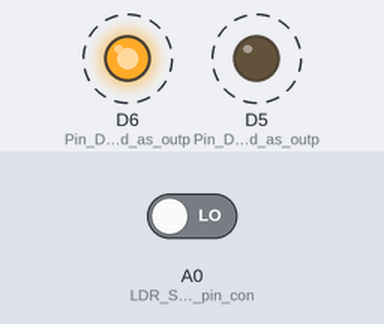
Simulated run of this sketch. Board: ESP8266 (NodeMCU). On the bench: output pins drawn as LEDs (lit = HIGH). Dashed ring = blinking. The test bench sets the inputs (shaded band); at power-on: A0 (LDR_Sensor_output_pin_con) LOW. What the sketch prints to the serial monitor is not drawn.

Above: at 0.5 s.
Timing chart, 0 to 4.6 s (numbered marks = the images above):
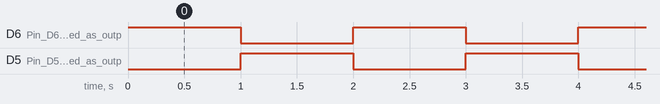

The sketch:

FakeSecurityLights.ino
```cpp
// (licence header left out)
int i = 0;
int light = 0;

void setup() {
  Serial.begin(9600);

  pinMode(D6, OUTPUT); //Pin D6 is defined as output
  pinMode(D5, OUTPUT); //Pin D5 is defined as output
  pinMode(A0,INPUT);  // LDR Sensor output pin connected
}

void loop()

{ //The main part starts

  digitalWrite(D6, HIGH); //turn on the LED on pin D6
  delay(1000); //wait for 1000 milliseconds
  digitalWrite(D6, LOW); //turn off the LED on pin D6
  digitalWrite(D5, HIGH); //turn on the LED on pin D5
  delay(1000); //wait for 1000 milliseconds
  digitalWrite(D5, LOW); //turn off the LED on pin D5

  i=i+1;

  if(i % 10 == 0)
    {
      Serial.print(i);
      Serial.print(" light value: ");
      light= digitalRead(A0); // LDR Sensor output pin connected
      Serial.println(light); //  see the value in serial mpnitor in Arduino IDE
    }

}
```

Measured:
- by itself, D6 (Pin_D6_is_defined_as_outp), D5 (Pin_D5_is_defined_as_outp): alternates HIGH for 1.0 s and LOW for 1.0 s
- by itself, everything shown: repeats every 2.0 s, in 3 steps
